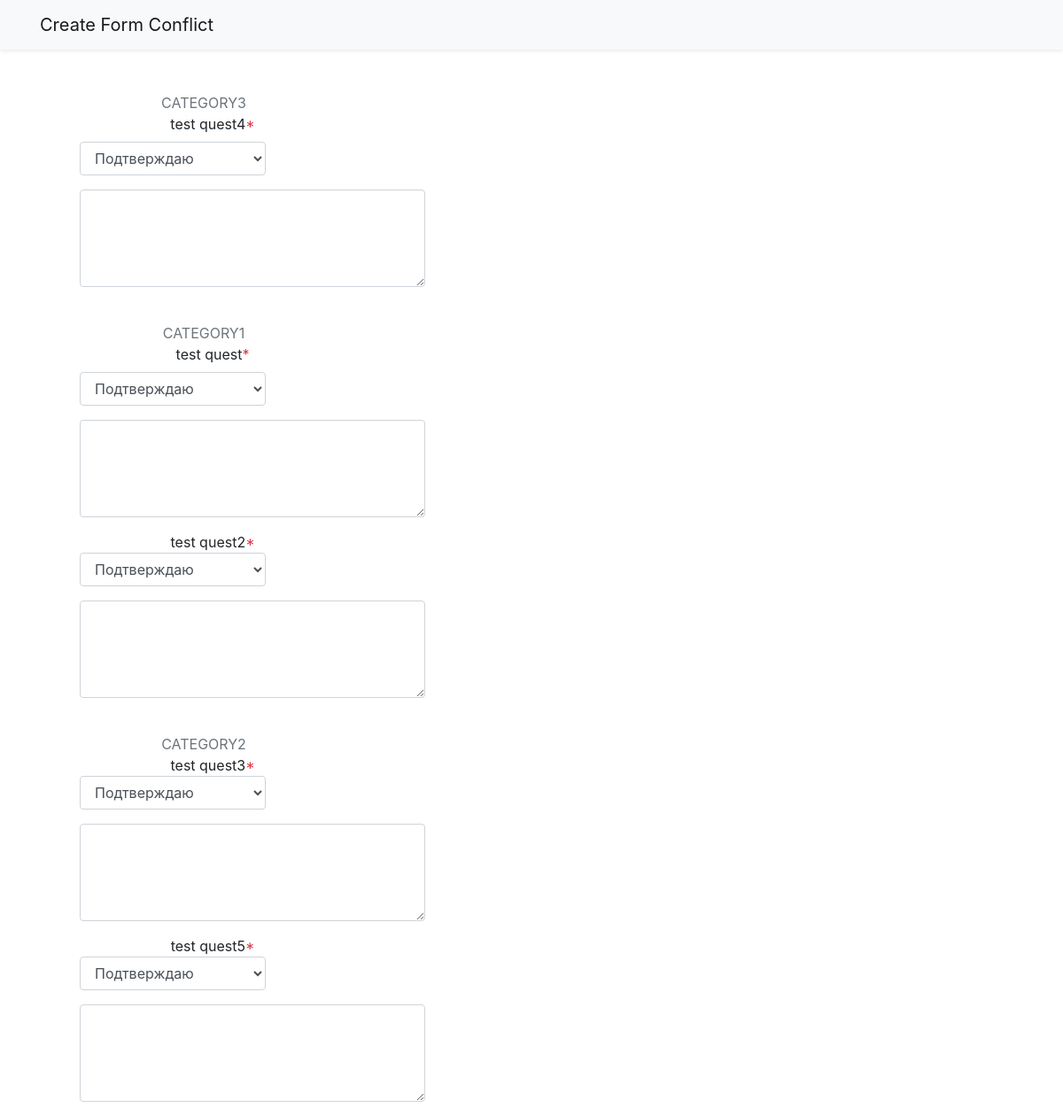
The page /conflict/ on the database its author committed.
### conflict/models.py (models this page shows, shortened)
class Category(models.Model):
    name = models.CharField('Название', max_length=255)
    position = models.IntegerField('Позиция/очередность')
    created_at = models.DateTimeField('Время создания', auto_now_add=True)
    class Meta:
        verbose_name = "Категория конфликтов"
        verbose_name_plural = "Категории конфликтов"

class Conflict(models.Model):
    question = models.TextField('Вопрос конфликта')
    category = models.ForeignKey('Category', on_delete=models.CASCADE,
                                 related_name='conflicts', verbose_name='Категория')
    color = models.BooleanField('Подсвечивать', default=False)
    position = models.IntegerField('Позиция/очередность')
    related = models.ForeignKey('self', verbose_name='Зависит от', on_delete=models.CASCADE,
                                null=True, blank=True, related_name='related_question'
                            )
    created_at = models.DateTimeField('Время создания', auto_now_add=True)
    only_comment = models.BooleanField('Только комментарий', default=False)
    def __str__(self):
        return str(self.question[:100])
    class Meta:
        verbose_name = "Конфликт"
        verbose_name_plural = "Конфликты"

### conflict/views.py (the view)
# urls.py: path('', views.create_form, name='create_form'),
def create_form(request):
    template = 'conflict/create_form.html'
    conflicts = Conflict.objects.all().order_by('position')
    data = []
    parent = Conflict.objects.filter(related_id__isnull=False)
    for c in conflicts:
        for p in parent:
            if c.id == p.id:
                data.append(dict({'related_id': c.related_id, 'parent': p, 'related': c.related}))
    form = ConflictForm(conflicts=conflicts, data=data)
    if request.method == 'Post':
        form = ConflictForm(request.POST, conflicts=conflicts, data=data)
    context = {
        'conflicts': conflicts,
        'form': form
    }
    return render(request, template, context)

### conflict/views.py (called while the page is built)
    def conflict_fields(self):
        for field in self.fields:
            name = field
            if name.startswith('custom_confirm_'):
                if len(name.split('_')) == 3:
                    cid = name.split('_')[-1]
                    yield {
                        'id': cid,
                        'confirm': {'value': '', 'field': self[name]},
                        'comment': {'value': '', 'field': self['custom_comment_{}'.format(cid)], }
                    }

### conflict/templates/conflict/create_form.html (shortened to what this page needs)
{% extends 'conflict/base.html' %}
{% block content %}
    <div class="row">
    <div class="col-md-12">
        <fieldset>
    <form action="{% url 'conflict:create_form' %}" class="form-horizontal" method="post">
            {% for conflict in form.conflict_fields %}
                {% if conflict.comment.field.label %}
                    <div class="col-md-4">
                        <br>
                        <div class="text-size-small text-uppercase text-semibold text-muted mb-10">{{ conflict.comment.field.label }}</div>
                    </div>
                {% endif %}
                <div class="col-md-12">
                        <div class="col-md-4 {% if conflict.confirm.field.field.obj.color %} bg-warning-400" {% endif %}>
                            <label class="col-lg-12 control-label">
                                {{ conflict.confirm.field.label }}<span class="text-danger">*</span>
                            </label>
                        </div>
                        {% if not conflict.confirm.field.field.obj.only_comment %}
                        <div class="col-md-3">
                            <div class="form-group {% if conflict.confirm.field.errors %} has-error has-feedback {% endif %}">
                                <div class="col-lg-12">
                                    {{ conflict.confirm.field }}
                                </div>
                            </div>
                        </div>
                        <div class="col-md-5">
                            <div class="form-group {% if conflict.comment.field.errors %} has-error has-feedback {% endif %}">
                                <div class="col-lg-12">
                                    {{ conflict.comment.field }}
                                </div>
                            </div>
                        </div>
                    {% endif %}
                </div>
            {% endfor %}
    </form>
        </fieldset>
    </div>
</div>
{% endblock %}

### rows shown on the page
Category: comment.field.label "CATEGORY3"
Conflict: confirm.field.label "test quest4"
Category: comment.field.label "CATEGORY1"
Conflict: confirm.field.label "test quest"
Conflict: confirm.field.label "test quest2"
Category: comment.field.label "CATEGORY2"
Conflict: confirm.field.label "test quest3"
Conflict: confirm.field.label "test quest5"
